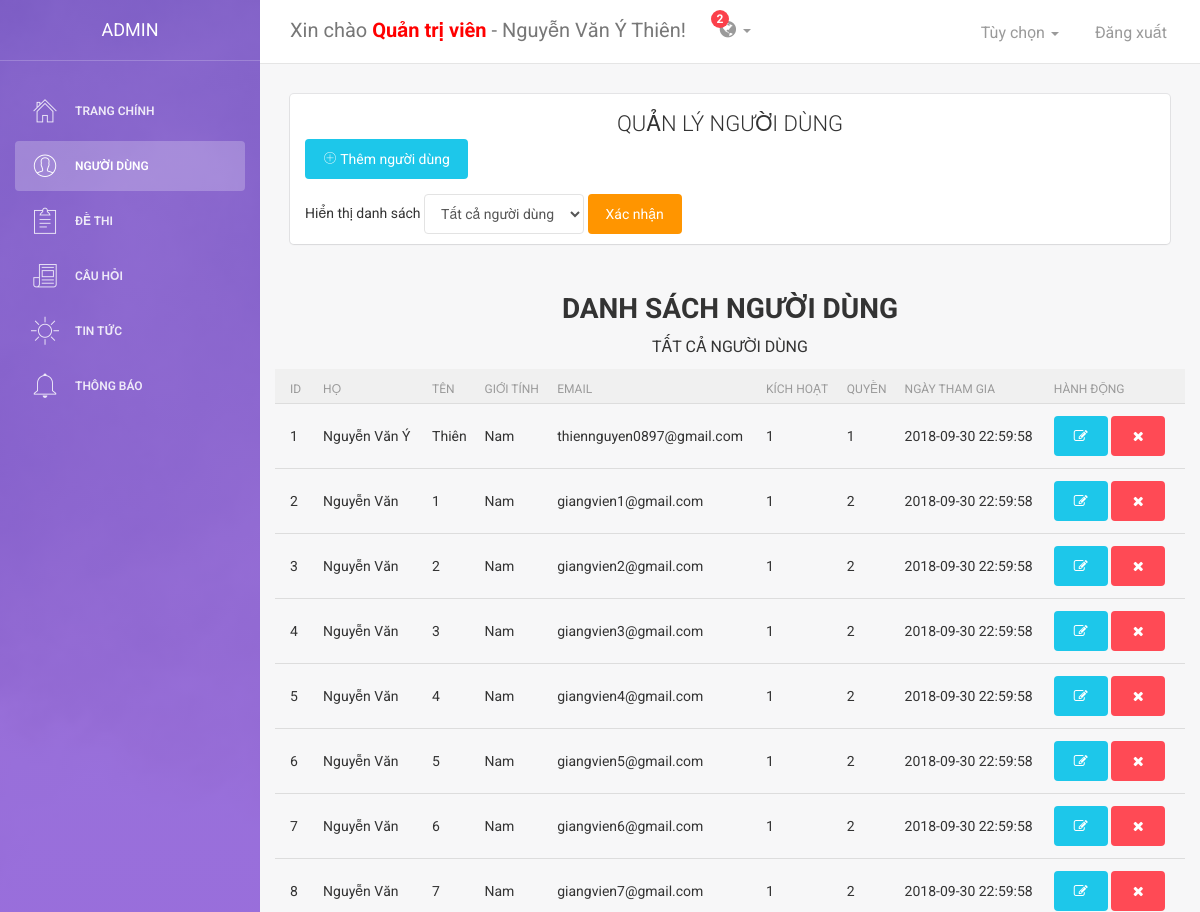
The app's page /admin/index.php?p=nguoidung (signed in, upper part), older data.
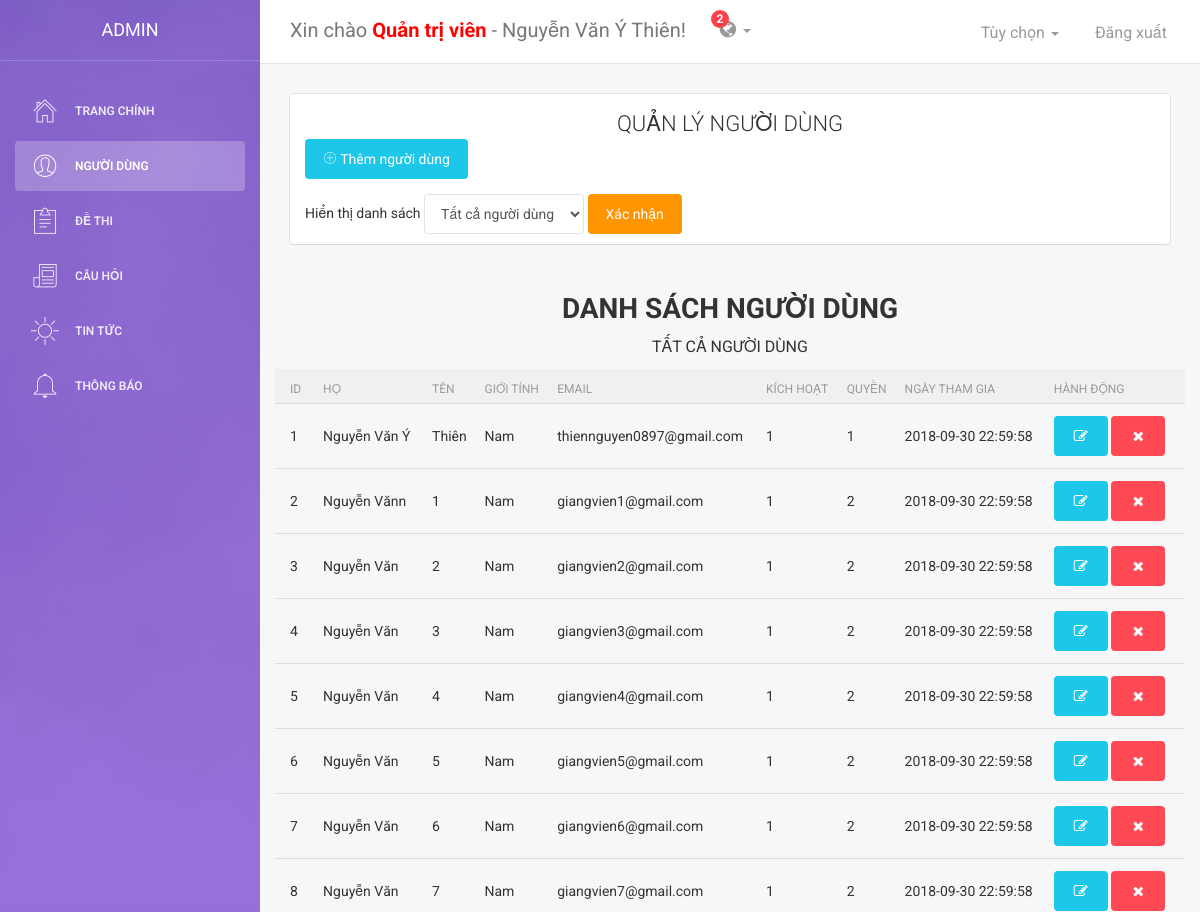
The same page, newer data.
### tables this page shows
CREATE TABLE `nguoidung` (
  `IdUser` int(11) NOT NULL,
  `Ho` varchar(100) DEFAULT NULL,
  `Ten` varchar(45) NOT NULL,
  `GioiTinh` varchar(4) DEFAULT 'None',
  `MatKhau` varchar(50) NOT NULL,
  `Quyen` int(11) NOT NULL,
  `Mail` varchar(50) NOT NULL,
  `KichHoat` tinyint(1) NOT NULL DEFAULT '0',
  `Avatar` varchar(255) DEFAULT NULL,
  `NgayThamGia` datetime NOT NULL DEFAULT CURRENT_TIMESTAMP
);

### database/connection.php (called while the page is built, shortened)
<?php
class connection
{
    public function __construct()
    {
        $this->con = new mysqli(sql_server, sql_user, sql_password, sql_database);
    }
}
?>

### Model/model_admin.php (called while the page is built, shortened)
<?php
require_once "../database/connection.php";
class model_admin extends connection {
	protected function get_list_users() {
		$sql = "SELECT * FROM nguoidung";
		$kq = $this->con->query($sql);
        if($kq->num_rows>0) return $kq;
        return $this->con->error();
	}
}
?>

### Controller/controller_admin.php (the view, shortened to what this page needs)
<?php
require_once("../Model/model_admin.php");
class controller_admin extends model_admin
{
    function sideBar_Nav($p)
    {
        switch ($p) {
            case "nguoidung":
                $a2 = "class=active";
                break;
        }
        echo '
            <div class="logo">
                <a href="#" class="simple-text">ADMIN</a>
            </div>
            <ul class="nav">
                <li ' . (isset($a1) ? $a1 : "") . '><a href="index.php"><i class="pe-7s-home"></i><p>Trang chính</p></a></li>
                <li ' . (isset($a2) ? $a2 : "") . '><a href="index.php?p=nguoidung"><i class="pe-7s-user"></i><p>Người dùng</p></a></li>
                <li ' . (isset($a3) ? $a3 : "") . '><a href="index.php?p=dethi"><i class="pe-7s-note2"></i><p>Đề thi</p></a></li>
                <li ' . (isset($a4) ? $a4 : "") . '><a href="index.php?p=cauhoi"><i class="pe-7s-news-paper"></i><p>Câu hỏi</p></a></li>
                <li ' . (isset($a5) ? $a5 : "") . '><a href="index.php?p=tintuc"><i class="pe-7s-sun"></i><p>Tin tức</p></a></li>
                <li ' . (isset($a6) ? $a6 : "") . '><a href="index.php?p=thongbao"><i class="pe-7s-bell"></i><p>Thông báo</p></a></li>
            </ul>';
    }
    function print_users_table($param)
    {
        $ad = new model_admin();
        if ($param == 0) {
            $kq = $ad->get_list_users();
        }
        while ($row = $kq->fetch_array()) {
            echo '<tr><td>' . $row["IdUser"] . '</td>
		<td>' . $row["Ho"] . '</td>
		<td>' . $row["Ten"] . '</td>
		<td>' . $row["GioiTinh"] . '</td>
		<td>' . $row["Mail"] . '</td>
		<td>' . $row["KichHoat"] . '</td>
		<td>' . $row["Quyen"] . '</td>
        <td>' . $row["NgayThamGia"] . '</td>
        <td><a href="?p=nguoidung&edituser='.$row["IdUser"].'"><button type="button" rel="tooltip" title="Sửa người dùng" class="btn btn-info btn-fill edit" name="btn-edit" id="'.$row["IdUser"].'"><i class="fa fa-edit"></i></button></a>
        <a href="?p=nguoidung&removeresu='.$row["IdUser"].'"><button type="button" rel="tooltip" title="Xóa người dùng" class="btn btn-danger btn-fill" id="'.$row["IdUser"].'"><i class="fa fa-times"></i></button></a>
        </tr>
        ';
        }
    }
}
?>

Row changes from the older to the newer data that the page shows:
changed nguoidung "giangvien1@gmail.com": Ho "Nguyễn Văn" → "Nguyễn Vănn"
